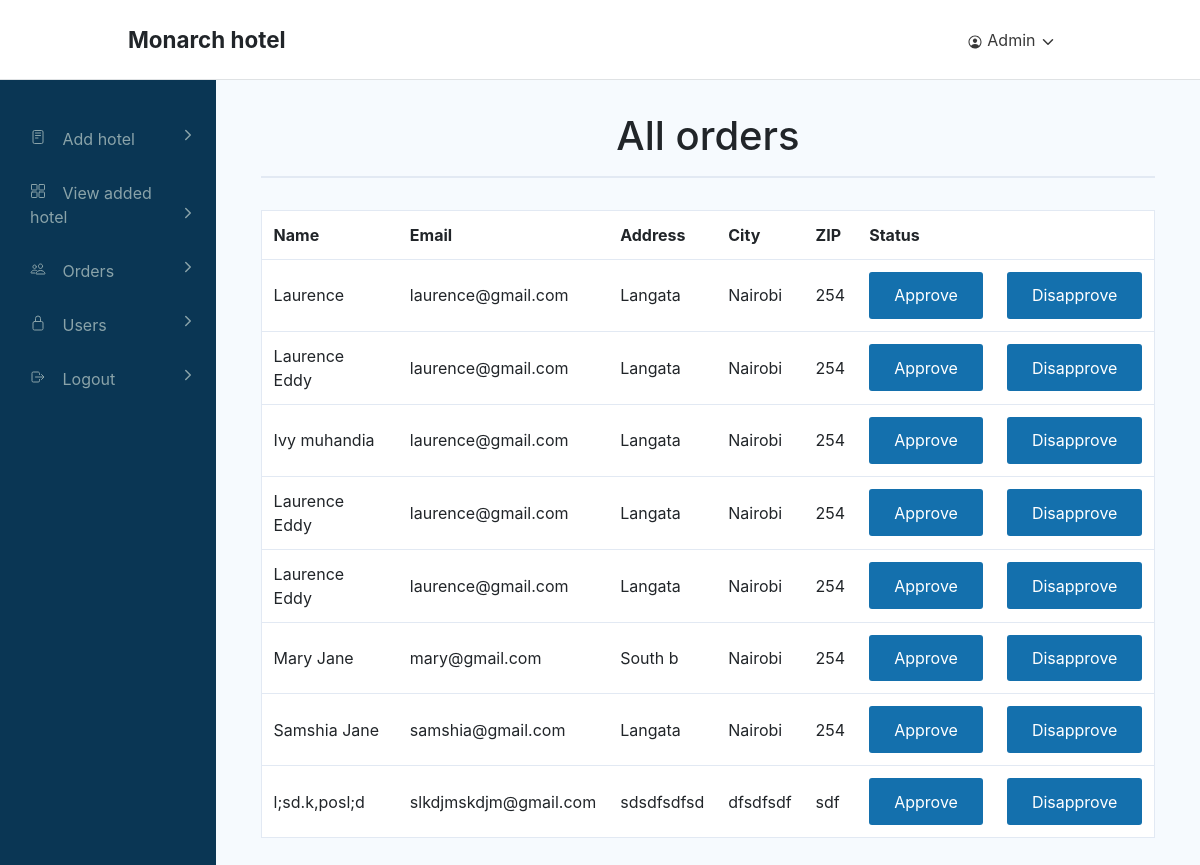
/userviews/, run on the app's committed database.
### blog/models.py (models this page shows, shortened)
class Information(models.Model):
    fullname = models.CharField(max_length=100)
    email_info = models.CharField(max_length=100)
    address_info = models.CharField(max_length=100)
    city_info = models.CharField(max_length=100)
    zip_info = models.CharField(max_length=100)
    state_info = models.CharField(max_length=100)

### blog/views.py (the view)
# urls.py: path('userviews/', user_views, name='userviews'),
def user_views(request):
    informations = Information.objects.all()
    return render(request, 'admin_dashboard/hotel/users_admin.html', {'informations': informations})

### blog/views.py (called while the page is built)
def category_list(request):
    category_list = Category.objects.exclude(name='default')
    context = {
        "category_list": category_list,
    }
    return context

### templates/admin_dashboard/hotel/users_admin.html (shortened to what this page needs)
{% block content %}
<!DOCTYPE html>
<html lang="en">
<head>
  <link rel="stylesheet" href="https://cdn.jsdelivr.net/npm/bootstrap@4.0.0/dist/css/bootstrap.min.css">
  <link rel="stylesheet" href="../../assets/css/admin_style.css">
</head>
<body>
  <header>
    <a href="{% url 'create' %}" class="logo-wrapper td-none">
      <div><b>Monarch hotel</b></div>
    </a>
    <nav>
      <ul class="navmenu">
        <li class="navitem">
          <a href="{% url 'login' %}">
            <ion-icon name="person-circle-outline" class="navicon"></ion-icon>
            Admin
            <ion-icon name="chevron-down-outline" class="navicon"></ion-icon>
          </a>
        </li>
      </ul>
    </nav>
  </header>
  <div class="page-wrapper">
    <div class="sidebar">
      <ul class="list-menu">
        <li>
          <a href="{% url 'create' %}">
            <ion-icon name="reader-outline" class="menu-icon"></ion-icon>
            Add hotel
            <ion-icon name="chevron-forward-outline" class="chevron-forward"></ion-icon>
          </a>
        </li>
        <li>
          <a href="{% url 'hotel1' %}">
            <ion-icon name="grid-outline" class="menu-icon"></ion-icon>
            View added hotel
            <ion-icon name="chevron-forward-outline" class="chevron-forward"></ion-icon>
          </a>
        </li>
        <li>
          <a href="{% url 'userviews' %}">
            <ion-icon name="people-outline" class="menu-icon"></ion-icon>
            Orders
            <ion-icon name="chevron-forward-outline" class="chevron-forward"></ion-icon>
          </a>
        </li>
        <li>
          <a href="{% url 'userview' %}">
            <ion-icon name="lock-closed-outline" class="menu-icon"></ion-icon>
            Users
            <ion-icon name="chevron-forward-outline" class="chevron-forward"></ion-icon>
          </a>
        </li>
        <li>
          <a href="{% url 'login' %}">
            <ion-icon name="log-out-outline" class="menu-icon"></ion-icon>
            Logout
            <ion-icon name="chevron-forward-outline" class="chevron-forward"></ion-icon>
          </a>
        </li>
      </ul>
    </div>
    <div class="page-content">
      <div class="admin-container">
        <div class="admin-table lg-box">
          <h1 class="center">All orders</h1>
          <hr>
          <div class="responsive-table">
            <table>
              <thead>
                <th>Name</th>
                <th>Email</th>
                <th>Address</th>
                <th>City</th>
                <th>ZIP</th>
                <th>Status</th>
              </thead>
              <tbody>
                {% for information in informations %}
                  <td>{{ information.fullname }}</td>
                  <td>{{ information.email_info }}</td>
                  <td>{{ information.address_info }}</td>
                  <td>{{ information.city_info }}</td>
                  <td>{{ information.zip_info }}</td>
                  <td>
                    <div class="button-container">
                        <a href="{% url 'adminn_sucess' %}">
                          <button type="button" class="btn primary-btn">Approve</button>
                        </a>
                     </div>
                  </td>
                    <td>
                      <form action="{% url 'delete_information' information.id %}" method="POST">
                        <button type="submit" class="btn primary-btn">Disapprove</button>
                      </form>
                  </td>
                {% endfor %}
              </tbody>
            </table>
          </div>
        </div>
      </div>
    </div>
  </div>
</body>
</html>
{% endblock content %}

### static/css/admin_style.css (style rules this page uses)
* { box-sizing: border-box; }
html, body { padding: 0; margin: 0; width: 100%; height: 100%; background-color: #f6fafe; font-family: -apple-system, BlinkMacSystemFont, 'Segoe UI', Roboto, Oxygen, Ubuntu, Cantarell, 'Open Sans', 'Helvetica Neue', sans-serif; -webkit-font-smoothing: antialiased; }
.td-none { text-decoration: none; color: inherit; }
.center { text-align: center; }
hr { border: 1px solid #e2e9f3; }
.responsive-table { overflow-x: auto; }
.btn { background-color: #b1b1b1; border: 1px solid transparent; padding: 0.65rem 1.5rem; text-align: center; text-decoration: none !important; display: inline-block; font-size: 1rem; border-radius: 3px; white-space: nowrap; color: white; }
.primary-btn { background-color: #1470ad; color: white; }
header { width: 100%; height: 80px; background-color: #fff; border-bottom: 1px solid #dfe2e4; padding: 0 8rem; display: flex; justify-content: space-between; align-items: center; }
header nav { display: flex; align-items: center; height: inherit; }
header ul { padding: 0; margin: 0; list-style-type: none; }
header .navmenu { display: flex; }
header .navmenu .navitem a { display: block; text-decoration: none; padding: 30px 16px; color: #383838; }
header .navmenu .navitem .navicon { transform: translateY(4px); font-size: 16px; }
header .navmenu .navitem { position: relative; }
.logo-wrapper { font-size: 1.4rem; }
.admin-table { margin: 0 auto; }
.admin-table table { width: 100%; background-color: #fff; border-collapse: collapse; border-spacing: 0; border: 1px solid #e2e9f3; margin-top: 16px; }
.admin-table table th, .admin-table table td { padding: 12px; text-align: left; }
.admin-table table td a { text-decoration: none; color: #0a3654; }
.page-wrapper { display: flex; min-height: calc(100% - 80px); }
.page-wrapper .sidebar { flex-basis: 18%; min-height: 100%; max-width: 260px; background-color: #0a3654; }
.page-wrapper .sidebar .list-menu { margin: 0; padding: 0; padding-top: 2rem; overflow: hidden; }
.page-wrapper .sidebar .list-menu li a { text-decoration: none; color: #8aa3a9; display: block; padding: 15px 30px; position: relative; }
.page-wrapper .sidebar .list-menu li a .menu-icon { margin-right: 12px; }
.page-wrapper .sidebar .list-menu li a .chevron-forward { position: absolute; right: 20px; }
.page-wrapper .page-content { flex-basis: 82%; overflow-x: hidden; }
.admin-container { max-width: 1000px; margin: 0 auto; }
.lg-box { padding: 32px 20px; width: 95%; }

### data on the page
Information: fullname "Laurence", email_info "laurence@gmail.com", address_info "Langata", city_info "Nairobi", zip_info "254"
Information: fullname "Laurence Eddy", email_info "laurence@gmail.com", address_info "Langata", city_info "Nairobi", zip_info "254"
Information: fullname "Ivy muhandia", email_info "laurence@gmail.com", address_info "Langata", city_info "Nairobi", zip_info "254"
Information: fullname "Laurence Eddy", email_info "laurence@gmail.com", address_info "Langata", city_info "Nairobi", zip_info "254"
Information: fullname "Laurence Eddy", email_info "laurence@gmail.com", address_info "Langata", city_info "Nairobi", zip_info "254"
Information: fullname "Mary Jane", email_info "mary@gmail.com", address_info "South b", city_info "Nairobi", zip_info "254"
Information: fullname "Samshia Jane", email_info "samshia@gmail.com", address_info "Langata", city_info "Nairobi", zip_info "254"
Information: fullname "l;sd.k,posl;d", email_info "slkdjmskdjm@gmail.com", address_info "sdsdfsdfsd", city_info "dfsdfsdf", zip_info "sdf"
